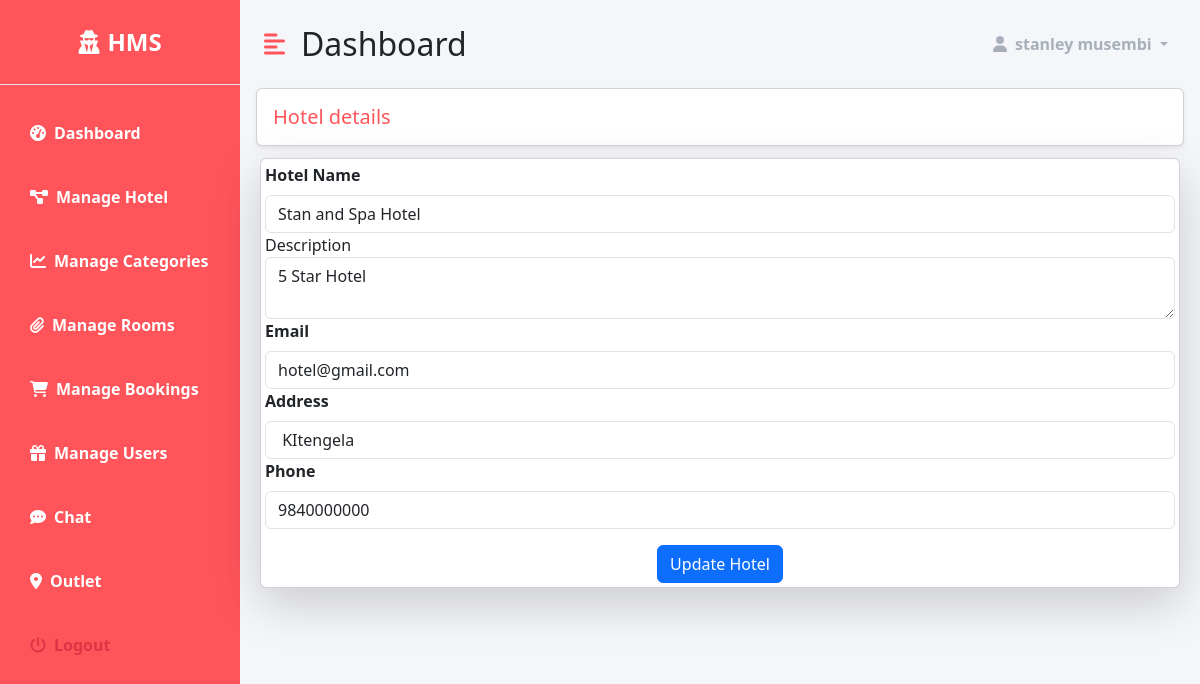
The page /dashboard/manage-hotel/ (signed in) on the database its author committed.
### accounts/models.py (models this page shows, shortened)
class CustomUser(AbstractUser):
    email = models.EmailField(unique=True)
    gender = models.CharField(max_length=1,  blank=True, null=True)
    address = models.CharField(max_length=255, blank=True, null=True)
    image = models.ImageField(upload_to="user_images", blank=True, null=True)
    username = None
    objects = CustomUserManager()
    USERNAME_FIELD = 'email'
    REQUIRED_FIELDS = []

### hotel/models.py (models this page shows, shortened)
class Hotel(models.Model):
    name  = models.CharField(max_length=255)
    description = models.TextField()
    email = models.EmailField(default='hotel@gmail.com')
    address = models.CharField(max_length=255 , default='Kathmandu')
    phone = models.CharField(max_length=255 , default='9840000000')
    added_on = models.DateTimeField(auto_now_add=True)
    updated_on = models.DateTimeField(auto_now=True)

### dashboard/views.py (the view)
# urls.py: path('manage-hotel/' , views.manage_hotel , name='manage-hotel'),
@login_required(login_url='accounts:login')
@staff_member_required(login_url='accounts:login')
def  manage_hotel(request):
    hotel = Hotel.objects.all()[0]
    context = {
        'hotel': hotel,
    }
    return render(request, 'dashboard/hotel/manage_hotel.html', context)

### templates/dashboard/hotel/manage_hotel.html (shortened to what this page needs)
{% extends 'dashboard/base.html' %}
{% load static %}
{% block content %}
    <div class="row">
        <div class="col-md-12">
            <h5 class=" card shadow-sm primary-text p-3">Hotel details </h5>
        </div>
    </div>
    <div class="card shadow-lg m-1 p-1">
        <div class="col-md-12">
            <form method="post" action="{% url 'dashboard:update-hotel' %}">
                <div class="form-group">
                    <label for="name" class="form-label fw-bold">Hotel Name</label>
                    <input type="text" class="form-control" id="name" name="name" value="{{ hotel.name }}" required>
                </div>
                <div class="form-group">
                    <label for="description">Description</label>
                    <textarea class="form-control" id="description" name="description" required>{{ hotel.description }}</textarea>
                </div>
                <div class="form-group">
                    <label for="email" class="form-label fw-bold">Email</label>
                    <input type="emai" class="form-control" id="location" name="email" value="{{ hotel.email }}" required>
                <div class="form-group">
                    <label for="location" class="form-label fw-bold">Address</label>
                    <input type="text" class="form-control" id="address" name="address" value="{{ hotel.address }}" required>
                </div>
                <div class="form-group">
                    <label for="price" class="form-label fw-bold">Phone</label>
                    <input type="number" class="form-control" id="phone" name="phone" value="{{ hotel.phone }}" required>
                </div>
                <div class="text-center mt-3">
                    <button type="submit" class="btn btn-primary">Update Hotel</button>
                </div>
            </form>
        </div>
    </div>
{% endblock %}

### templates/dashboard/base.html (shortened to what this page needs)
{% load  static %}
<!DOCTYPE html>
<html lang="en">
<head>
      <link href="https://cdn.jsdelivr.net/npm/bootstrap@5.3.2/dist/css/bootstrap.min.css"
            rel="stylesheet"
>
    <link rel="stylesheet" href="https://cdnjs.cloudflare.com/ajax/libs/font-awesome/6.5.1/css/all.min.css"
 />
    <link rel="stylesheet" type="text/css" href="https://cdn.datatables.net/1.11.5/css/jquery.dataTables.css">
    <link rel="stylesheet" href="{%  static 'dashboard/style.css' %}">
</head>
<body>
      <div class="d-flex" id="wrapper">
        <div class="primary-bg" id="sidebar-wrapper">
            <div class="sidebar-heading text-center py-4  text-white fs-4 fw-bold text-uppercase border-bottom"><i
                    class="fas fa-user-secret me-2"></i>HMS</div>
            <div class="list-group list-group-flush my-3">
                <a href="{% url 'dashboard:dashboard-index' %}" class="list-group-item list-group-item-action bg-transparent text-white active"><i
                        class="fas fa-tachometer-alt me-2"></i>Dashboard</a>
                <a href="{% url 'dashboard:manage-hotel' %}" class="list-group-item list-group-item-action bg-transparent text-white fw-bold"><i
                        class="fas fa-project-diagram me-2"></i>Manage Hotel</a>
                <a href="{% url 'dashboard:manage-categories' %}" class="list-group-item list-group-item-action bg-transparent text-white fw-bold"><i
                        class="fas fa-chart-line me-2"></i>Manage Categories</a>
                <a href="{% url 'dashboard:manage-rooms' %}" class="list-group-item list-group-item-action bg-transparent text-white fw-bold"><i
                        class="fas fa-paperclip me-2"></i>Manage Rooms</a>
                <a href="{% url 'dashboard:manage-bookings' %}" class="list-group-item list-group-item-action bg-transparent text-white fw-bold"><i
                        class="fas fa-shopping-cart me-2"></i>Manage Bookings</a>
                <a href="{% url 'dashboard:manage-users' %}" class="list-group-item list-group-item-action bg-transparent text-white fw-bold"><i
                        class="fas fa-gift me-2"></i>Manage Users</a>
                <a href="#" class="list-group-item list-group-item-action bg-transparent text-white fw-bold"><i
                        class="fas fa-comment-dots me-2"></i>Chat</a>
                <a href="#" class="list-group-item list-group-item-action bg-transparent text-white fw-bold"><i
                        class="fas fa-map-marker-alt me-2"></i>Outlet</a>
                <a href="#" class="list-group-item list-group-item-action bg-transparent text-danger fw-bold"><i
                        class="fas fa-power-off me-2"></i>Logout</a>
            </div>
        </div>
        <div id="page-content-wrapper">
            <nav class="navbar navbar-expand-lg navbar-light bg-transparent py-4 px-4">
                <div class="d-flex align-items-center">
                    <i class="fas fa-align-left primary-text fs-4 me-3" id="menu-toggle"></i>
                    <h2 class="fs-2 m-0">Dashboard</h2>
                </div>
                <div class="collapse navbar-collapse" id="navbarSupportedContent">
                    <ul class="navbar-nav ms-auto mb-2 mb-lg-0">
                        <li class="nav-item dropdown">
                            <a class="nav-link dropdown-toggle second-text fw-bold" href="#" id="navbarDropdown"
                                role="button" data-bs-toggle="dropdown" aria-expanded="false">
                                <i class="fas fa-user me-2"></i>{{user.get_full_name}}
                            </a>
                        </li>
                    </ul>
                </div>
            </nav>
            <div class="container-fluid px-3">
                {% block content %}
                 {% endblock content %}
            </div>
        </div>
    </div>
</body>
</html>

### static/dashboard/style.css (style rules this page uses)
:root { --main-bg-color: #ff545a; --main-text-color: #ff545a; --second-text-color : #a7b0ba; --second-bg-color : #f5f6fa; }
.primary-text { color: var(--main-text-color); }
.second-text { color: var(--second-text-color); }
.primary-bg { background-color: var(--main-bg-color); }
#wrapper { overflow-x: hidden; background-color:var(--second-bg-color); }
#sidebar-wrapper { min-height: 100vh; margin-left: -15rem; -webkit-transition: margin 0.25s ease-out; -moz-transition: margin 0.25s ease-out; -o-transition: margin 0.25s ease-out; transition: margin 0.25s ease-out; }
#sidebar-wrapper .sidebar-heading { padding: 0.875rem 1.25rem; font-size: 1.2rem; }
#sidebar-wrapper .list-group { width: 15rem; }
#page-content-wrapper { min-width: 100vw; }
#menu-toggle { cursor: pointer; }
.list-group-item { border: none; padding: 20px 30px; color: white; font-weight: bold; }
.list-group-item.active { background-color: transparent; font-weight: bold; border: none; }
@media (min-width: 768px) { #sidebar-wrapper { margin-left: 0; } }
@media (min-width: 768px) { #page-content-wrapper { min-width: 0; width: 100%; } }

### rows shown on the page
CustomUser: get_full_name "stanley musembi"
Hotel: name "Stan and Spa Hotel", description "5 Star Hotel", email "hotel@gmail.com", address "KItengela", phone "9840000000"
